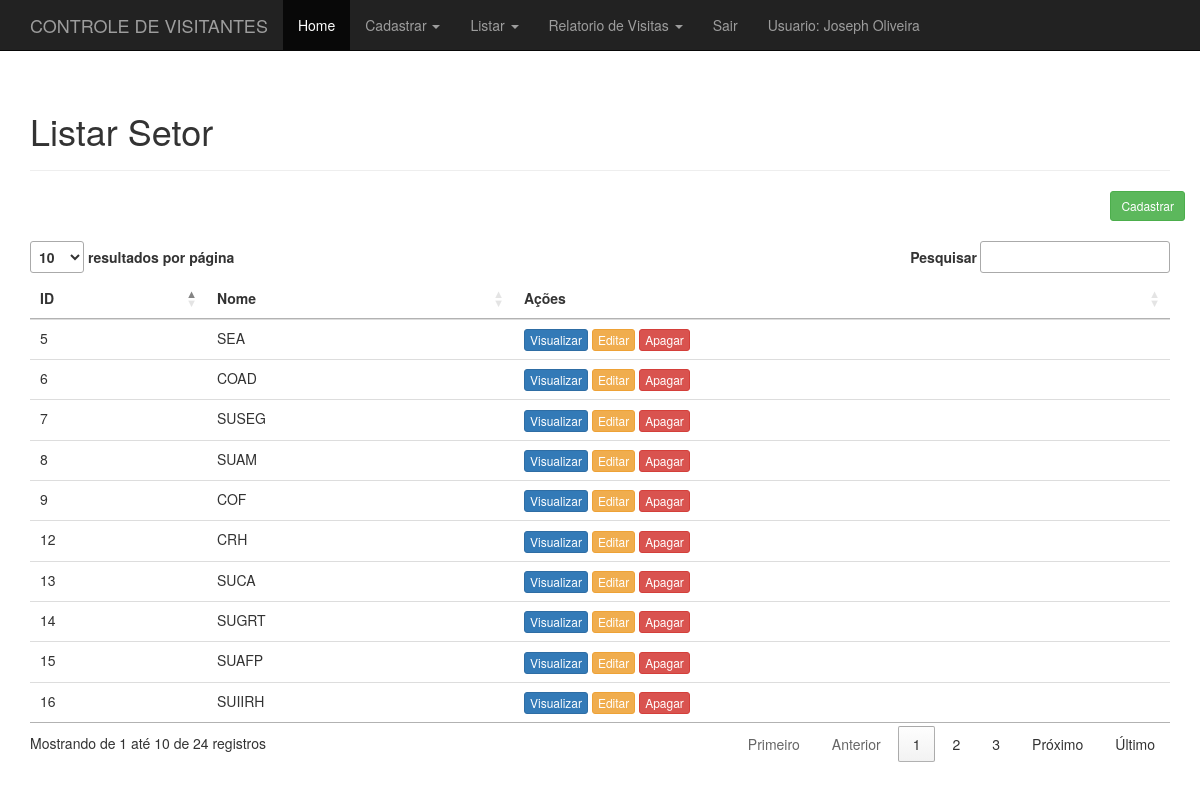
/administrativo.php?link=7 (signed in), run on the app's committed database.
### tables this page shows
CREATE TABLE `setor` (
  `id` int(11) NOT NULL,
  `nome` varchar(520) NOT NULL,
  `created` datetime NOT NULL,
  `modified` datetime DEFAULT NULL
);

### listar_setor.php (the view, shortened to what this page needs)
<?php
     $resultado=mysqli_query($conn, "SELECT * FROM setor ORDER BY 'id'");
 ?>
   <div class="container">
   <div class="page-header">
     <h1>Listar Setor</h1>
   </div>
   <div class="row">
     <div class="pull-right">
       <a href='administrativo.php?link=6'><button type='button' class='btn btn-sm btn-success'>Cadastrar</button></a>
       </div>
       </div>
   <div class="row">
     <div class="col-md-12">
       <table class="table" id="tabela_procurar">
         <thead>
           <tr>
             <th>ID</th>
             <th>Nome</th>
               <th>Ações</th>
           </tr>
         </thead>
         <tbody>
           <?php
             while($linhas = mysqli_fetch_array($resultado)){
               echo "<tr>";
                   echo "<td>".$linhas['id']."</td>";
                   echo "<td>".$linhas['nome']."</td>";
                   ?>
                   <td>
                   <a href ='administrativo.php?link=8&id=<?php echo $linhas['id']; ?>'><button type='button' class='btn btn-xs btn-primary'>Visualizar</button></a>
                   <a href ='administrativo.php?link=9&id=<?php echo $linhas['id']; ?>'><button type='button' class='btn btn-xs btn-warning'>Editar</button></a>
                   <a href ='processa/processa_apagar_setor.php?id=<?php echo $linhas['id'];?>'><button type='button' class='btn btn-xs btn-danger'>Apagar</button></a>
                   <?php
               echo "</tr>";
           }
           ?>
         </tbody>
       </table>
     </div>
   </div>
 </div>

### administrativo.php (shortened to what this page needs)
<!DOCTYPE html>
<html lang="pt-br">
  <head>
    <link href="css/bootstrap.min.css" rel="stylesheet">
    <link href="css/jasny-bootstrap.min.css" rel= "stylesheet" media= "screen" >
    <link href="css/ie10-viewport-bug-workaround.css" rel="stylesheet">
  </head>
  <body>
    <?php
        require_once("menu_admin.php");
        $pag[1] = "bem_vindo.php";
        $pag[2] = "procurar.php";
        $pag[3] = "cad_visitante.php";
        $pag[4] = "edit_visitante.php";
        $pag[5] = "visual_visitante.php";
        $pag[6] = "cad_setor.php";
        $pag[7] = "listar_setor.php";
        $pag[8] = "visual_setor.php";
        $pag[9] = "edit_setor.php";
        $pag[10] = "psicologa.php";
        $pag[11] = "cad_visita.php";
        $pag[12] = "relatorio_nome.php";
        $pag[13] = "relatorio_n.php";
        $pag[14] = "relatorio_dia.php";
        $pag[15] = "relatorio_d.php";
        $pag[16] = "finalizar_visitante.php";
     if(isset($_GET['link'])){
      $link = $_GET['link'];
         if(file_exists($pag[$link])){
           include $pag[$link];
            }else{
              include('bem-vindo.php');
             }
           }else{
            include('bem-vindo.php');
         }
    ?>
<link rel="stylesheet" href="//cdn.datatables.net/1.10.15/css/jquery.dataTables.min.css">
  </body>
</html>

### menu_admin.php (shortened to what this page needs)
<nav class="navbar navbar-static-top navbar-inverse">
  <div class="container">
    <div class="navbar-header">
      <a class="navbar-brand" href="administrativo.php">CONTROLE DE VISITANTES</a>
    </div>
    <div id="navbar" class="navbar-collapse collapse">
      <ul class="nav navbar-nav">
      <li class="active"><a href="administrativo.php?link=1">Home</a></li>
        <li class="dropdown">
          <a href="#" class="dropdown-toggle" data-toggle="dropdown" role="button" aria-haspopup="true" aria-expanded="false">Cadastrar <span class="caret"></span></a>
            <li class="dropdown">
          <a href="#" class="dropdown-toggle" data-toggle="dropdown" role="button" aria-haspopup="true" aria-expanded="false">Listar <span class="caret"></span></a>
        <li class="dropdown">
          <a href="#" class="dropdown-toggle" data-toggle="dropdown" role="button" aria-haspopup="true" aria-expanded="false">Relatorio de Visitas <span class="caret"></span></a>
          <li><a href="sair.php">Sair</a></li>
        </li>
        <li> <a class="pull-right"> <?php
        echo "Usuario: ". $_SESSION['usuarioNome'];
        ?> </a>
        </li>
      </ul>
      </div>
  </div>
</nav>

### data on the page
setor: id "5", nome "SEA"
setor: id "6", nome "COAD"
setor: id "7", nome "SUSEG"
setor: id "8", nome "SUAM"
setor: id "9", nome "COF"
setor: id "12", nome "CRH"
setor: id "13", nome "SUCA"
setor: id "14", nome "SUGRT"
setor: id "15", nome "SUAFP"
setor: id "16", nome "SUIIRH"

### other printed values
$_SESSION['usuarioNome'] "Joseph Oliveira"
